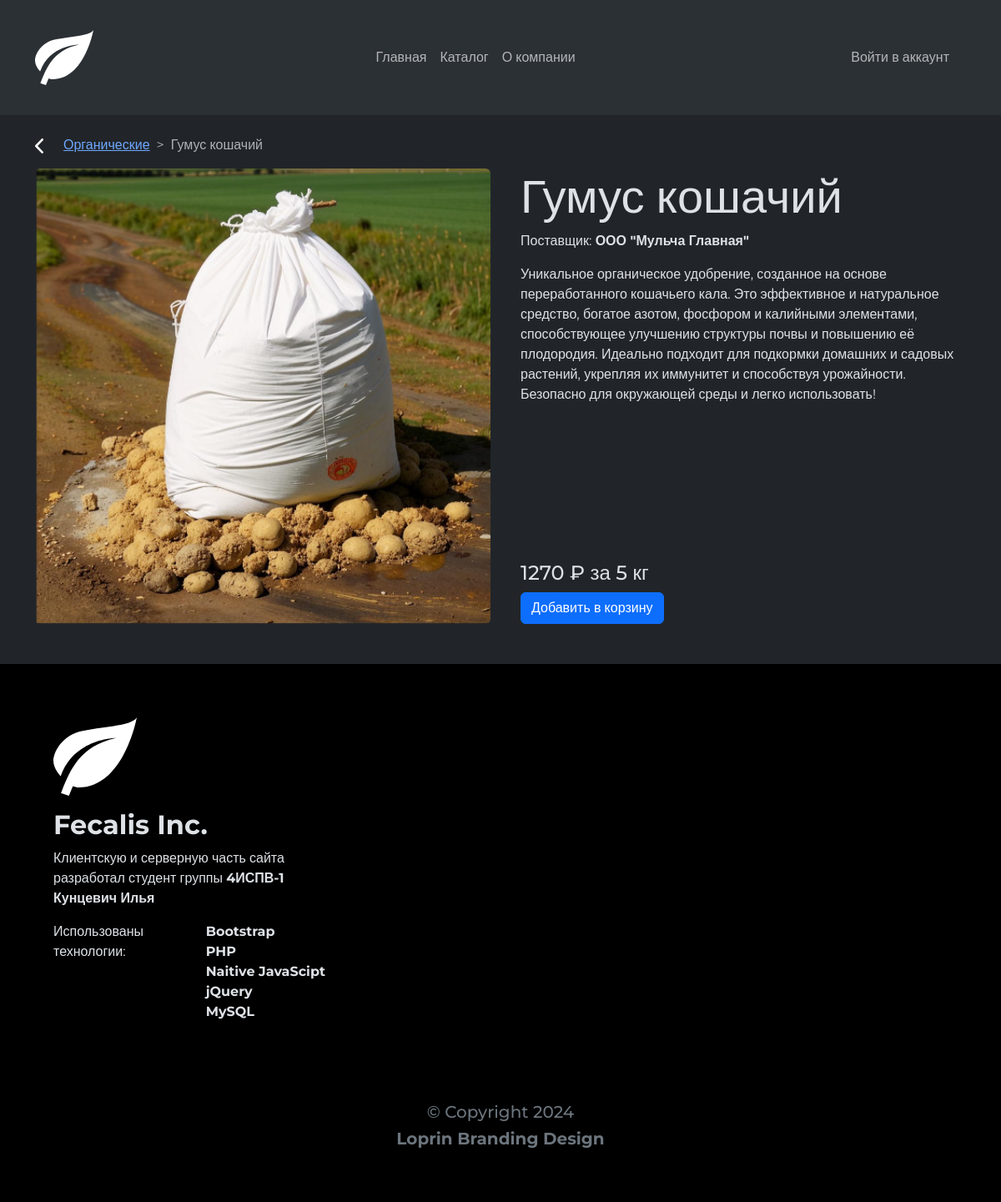
The app's page /app/product?id=1 with its own data.
### tables this page shows
CREATE TABLE `product` (
  `id` int(4) UNSIGNED NOT NULL,
  `category_id` int(4) UNSIGNED NOT NULL,
  `title` varchar(64) NOT NULL DEFAULT '❌❌❌',
  `description` varchar(8192) NOT NULL DEFAULT '???',
  `vendor` varchar(128) NOT NULL DEFAULT '???',
  `price` int(9) UNSIGNED NOT NULL,
  `img_src` varchar(256) NOT NULL DEFAULT '/user_data/organic_1.jpg'
);

CREATE TABLE `category` (
  `id` int(4) UNSIGNED NOT NULL,
  `name` varchar(128) NOT NULL
);

### server/db.php (called while the page is built, shortened)
<?php
function get_query_statement($sql, $params = []) {
    global $pdo;
    $stmt = $pdo->prepare($sql);
    $stmt->execute($params);
    return $stmt;
}
function query($sql, $params = []) {
    return get_query_statement($sql, $params)->fetchAll();
}

### app/product/index.php (the view, shortened to what this page needs)
<?php
    $root = $_SERVER['DOCUMENT_ROOT'];
?>
<!DOCTYPE html>
<html lang="en">
<head>
    <link rel="stylesheet" href="https://cdn.jsdelivr.net/npm/bootstrap@5.3.3/dist/css/bootstrap.min.css">
    <link rel="stylesheet" href="/styles/main.css">
</head>
<body data-bs-theme="dark">
    <?php
        require_once $root . '/blocks/header.php';
        include_once $root . '/server/db.php';
        $id = $_GET['id'];
        $sql = 'SELECT * FROM product WHERE id = ?';
        $info = query($sql, [$id])[0];
        $category_name = query('SELECT name FROM category WHERE id = ?', [$info['category_id']])[0]['name'];
    ?>
    <div class="container mt-4">
        <div class="row">
            <div class="col-md-auto">
                <a href="#" class="nav-link">
                    <img src="/assets/ico/back.svg" width="10" alt="">
                </a>
            </div>
            <div class="col-md-auto">
                <nav style="--bs-breadcrumb-divider: '>';" aria-label="breadcrumb">
                    <ol class="breadcrumb">
                      <li class="breadcrumb-item"><a href="/app/catalogue?category=<? echo $info['category_id'] ?>" id="product_category"><? echo $category_name ?></a></li>
                      <li class="breadcrumb-item active" aria-current="page" id="product_title_link"><? echo $info['title'] ?></li>
                    </ol>
                </nav>
            </div>
        </div>
        <div class="row">
            <div class="col-md-6">
                <img src="<? echo $info['img_src'] ?>" class="rounded w-100 h-100 object-fit-cover" alt="Товар" id="product_img">
            </div>
            <div class="col-md-6">
                <div class="container h-100 d-flex flex-column justify-content-between">
                    <div>
                        <h1 class="display-4" id="product_title"><? echo $info['title'] ?></h1>
                        <p>Поставщик: <b id="product_vendor"><? echo $info['vendor'] ?></b></p>
                        <p id="product_desc"><? echo $info['description'] ?></p>
                    </div>
                    <div class="mt-3">
                        <div id="price_block">
                            <h4 id="product_price"><? echo "{$info['price']} ₽" ?> за 5 кг</h4>
                            <button id="add_to_cart_btn" class="btn btn-primary">Добавить в корзину</button>
                        </div>
                    </div>
                </div>
            </div>
        </div>
    </div>
</body>

### styles/main.css (style rules this page uses)
body { font-family: "Montserrat", sans-serif; }

### records on screen
product: category.name "Органические", title "Гумус кошачий", img_src (picture), vendor "ООО \"Мульча Главная\"", description "Уникальное органическое удобрение, созданное на основе переработанного кошачьего кала. Это эффективное и натуральное средство, богатое азотом, фосфором и калийными элементами, способствующее улучшению структуры почвы и повышению её плодородия. Идеально подходит для подкормки домашних и садовых растений, укрепляя их иммунитет и способствуя урожайности. Безопасно для окружающей среды и легко использовать!", price "1270"
